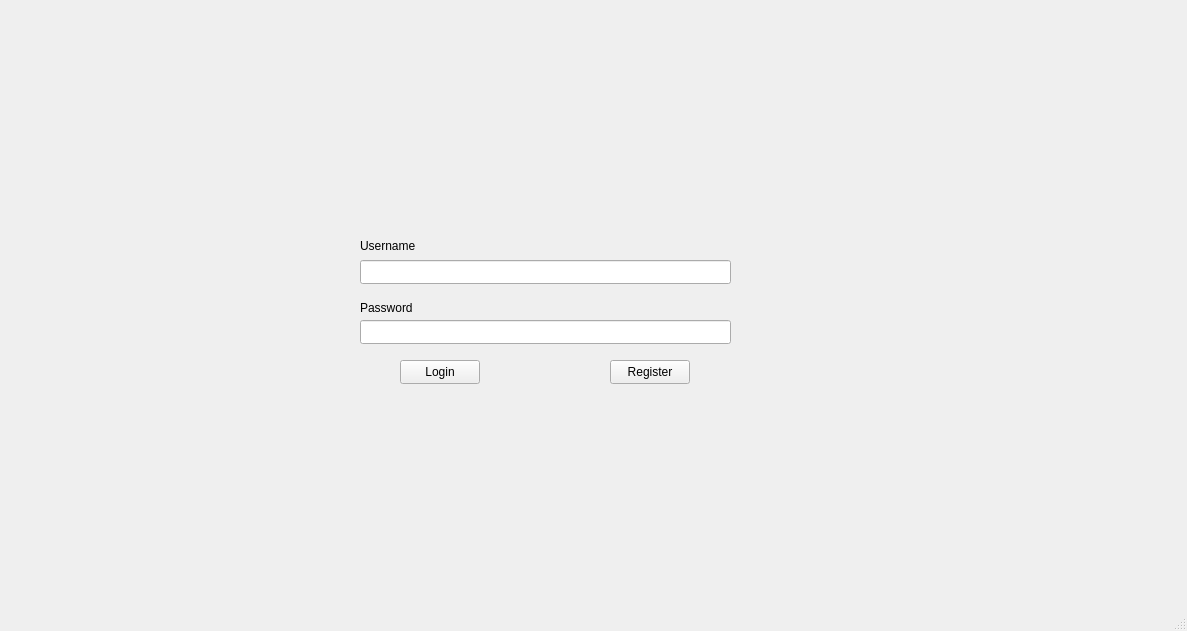
<?xml version="1.0" encoding="UTF-8"?>
<ui version="4.0">
 <class>Client_interface</class>
 <widget class="QMainWindow" name="Client_interface">
  <property name="geometry">
   <rect>
    <x>0</x>
    <y>0</y>
    <width>1187</width>
    <height>631</height>
   </rect>
  </property>
  <property name="windowTitle">
   <string>Client_interface</string>
  </property>
  <widget class="QWidget" name="centralwidget">
   <widget class="QStackedWidget" name="stackedWidget">
    <property name="geometry">
     <rect>
      <x>0</x>
      <y>0</y>
      <width>1191</width>
      <height>611</height>
     </rect>
    </property>
    <property name="currentIndex">
     <number>0</number>
    </property>
    <widget class="QWidget" name="page1">
     <widget class="QPushButton" name="pushButton">
      <property name="geometry">
       <rect>
        <x>400</x>
        <y>360</y>
        <width>80</width>
        <height>24</height>
       </rect>
      </property>
      <property name="text">
       <string>Login</string>
      </property>
     </widget>
     <widget class="QPushButton" name="pushButton_2">
      <property name="geometry">
       <rect>
        <x>610</x>
        <y>360</y>
        <width>80</width>
        <height>24</height>
       </rect>
      </property>
      <property name="text">
       <string>Register</string>
      </property>
     </widget>
     <widget class="QLabel" name="label">
      <property name="geometry">
       <rect>
        <x>360</x>
        <y>230</y>
        <width>141</width>
        <height>31</height>
       </rect>
      </property>
      <property name="text">
       <string>Username</string>
      </property>
     </widget>
     <widget class="QLabel" name="label_2">
      <property name="geometry">
       <rect>
        <x>360</x>
        <y>300</y>
        <width>58</width>
        <height>16</height>
       </rect>
      </property>
      <property name="text">
       <string>Password</string>
      </property>
     </widget>
     <widget class="QLineEdit" name="username">
      <property name="geometry">
       <rect>
        <x>360</x>
        <y>260</y>
        <width>371</width>
        <height>24</height>
       </rect>
      </property>
     </widget>
     <widget class="QLineEdit" name="password">
      <property name="geometry">
       <rect>
        <x>360</x>
        <y>320</y>
        <width>371</width>
        <height>24</height>
       </rect>
      </property>
     </widget>
    </widget>
    <widget class="QWidget" name="page2">
     <widget class="QTreeWidget" name="treeWidget">
      <property name="geometry">
       <rect>
        <x>20</x>
        <y>100</y>
        <width>531</width>
        <height>401</height>
       </rect>
      </property>
      <column>
       <property name="text">
        <string>1</string>
       </property>
      </column>
      <column>
       <property name="text">
        <string>2</string>
       </property>
      </column>
      <column>
       <property name="text">
        <string>3</string>
       </property>
      </column>
     </widget>
     <widget class="QTreeWidget" name="treeWidget_2">
      <property name="geometry">
       <rect>
        <x>610</x>
        <y>100</y>
        <width>551</width>
        <height>401</height>
       </rect>
      </property>
      <column>
       <property name="text">
        <string notr="true">1</string>
       </property>
      </column>
      <column>
       <property name="text">
        <string>2</string>
       </property>
      </column>
      <column>
       <property name="text">
        <string>3</string>
       </property>
      </column>
     </widget>
     <widget class="QPushButton" name="pushButton_3">
      <property name="geometry">
       <rect>
        <x>510</x>
        <y>70</y>
        <width>41</width>
        <height>24</height>
       </rect>
      </property>
      <property name="text">
       <string>-&gt;</string>
      </property>
     </widget>
     <widget class="QPushButton" name="pushButton_4">
      <property name="geometry">
       <rect>
        <x>610</x>
        <y>70</y>
        <width>41</width>
        <height>24</height>
       </rect>
      </property>
      <property name="text">
       <string>&lt;-</string>
      </property>
     </widget>
     <widget class="QPushButton" name="pushButton_5">
      <property name="geometry">
       <rect>
        <x>460</x>
        <y>70</y>
        <width>41</width>
        <height>24</height>
       </rect>
      </property>
      <property name="text">
       <string>X</string>
      </property>
     </widget>
     <widget class="QPushButton" name="pushButton_6">
      <property name="geometry">
       <rect>
        <x>660</x>
        <y>70</y>
        <width>41</width>
        <height>24</height>
       </rect>
      </property>
      <property name="text">
       <string>X</string>
      </property>
     </widget>
     <widget class="QPushButton" name="pushButton_7">
      <property name="geometry">
       <rect>
        <x>410</x>
        <y>70</y>
        <width>41</width>
        <height>24</height>
       </rect>
      </property>
      <property name="text">
       <string>N</string>
      </property>
     </widget>
     <widget class="QPushButton" name="pushButton_8">
      <property name="geometry">
       <rect>
        <x>710</x>
        <y>70</y>
        <width>41</width>
        <height>24</height>
       </rect>
      </property>
      <property name="text">
       <string>N</string>
      </property>
     </widget>
    </widget>
   </widget>
  </widget>
  <widget class="QMenuBar" name="menubar">
   <property name="geometry">
    <rect>
     <x>0</x>
     <y>0</y>
     <width>1187</width>
     <height>21</height>
    </rect>
   </property>
  </widget>
  <widget class="QStatusBar" name="statusbar"/>
 </widget>
 <resources/>
 <connections/>
</ui>
